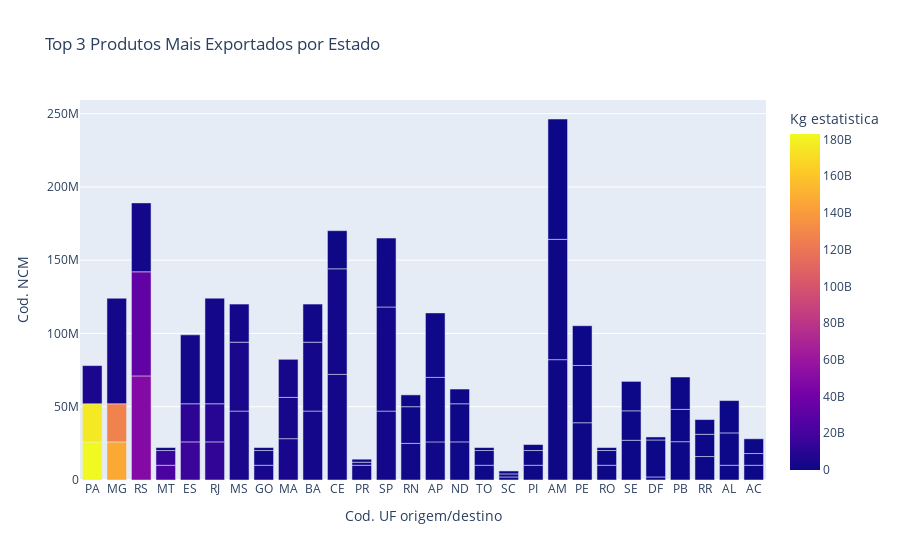

Notebook source saved alongside this figure:
### Code cell
#Apenas o segundo gráfico, Top 3 exportações por estado no ano de 2020 e 2021
fig_exportacao.show()
